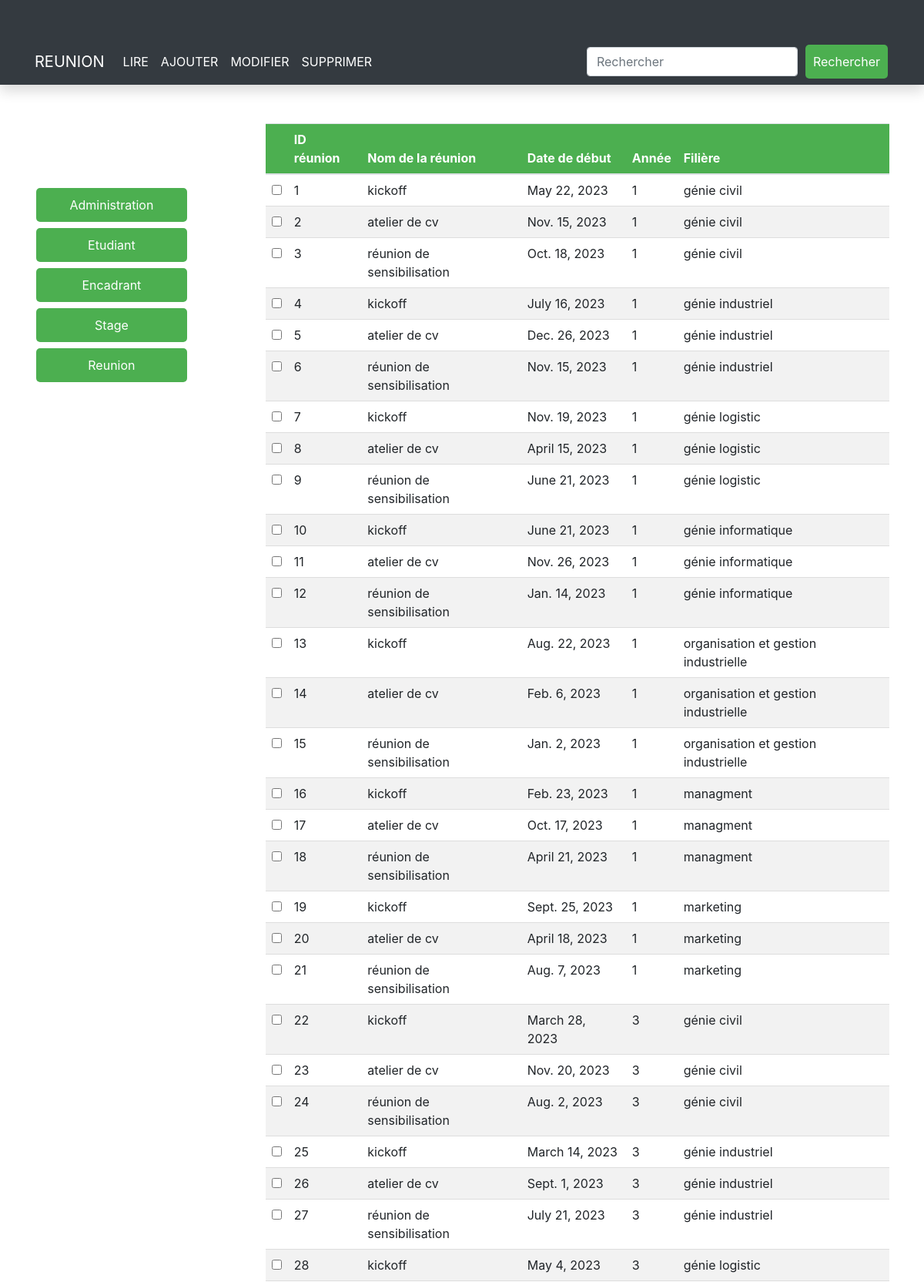
The page /reunion (upper part) on the database its author committed.
### hestage/models.py (models this page shows, shortened)
class Reunion(models.Model):
    id_reunion = models.AutoField(primary_key=True, verbose_name="id_reunion")
    nom_renuion = models.CharField(max_length=30, verbose_name="Nom de la réunion")
    date_debut = models.DateField(verbose_name="Date de début")
    annee = models.IntegerField(verbose_name="Année")
    filiere = models.CharField(max_length=100, verbose_name="Filière")
    class Meta:
        db_table = 'REUNION'
        verbose_name = "Réunion"
        verbose_name_plural = "Réunions"

### hestage/views.py (the view)
# urls.py: path('reunion',reunion, name="reunion"),
def reunion(request):
    reunions = Reunion.objects.all()
    context = {
        'reunions': reunions
    }
    return render(request, 'reunion.html', context)

### hestage/templates/reunion.html (shortened to what this page needs)
<!doctype html>
<html lang="en">
  <head>
    <link rel="stylesheet" href="https://cdn.jsdelivr.net/npm/bootstrap@4.4.1/dist/css/bootstrap.min.css">
  </head>
  <body>
    <nav class="navbar navbar-expand-lg navbar-light bg-light bg-dark shadow">
      <div class="container">
      <a class="navbar-brand text-white" href="#">REUNION</a>
      <div class="collapse navbar-collapse" id="navbarSupportedContent">
        <ul class="navbar-nav mr-auto">
          <li class="nav-item active">
            <a class="nav-link text-white" href="{% url 'reunion' %}">LIRE <span class="sr-only">(current)</span></a>
          </li>
          <li class="nav-item">
            <a class="nav-link text-white" href="#">AJOUTER</a>
          </li>
          <li class="nav-item">
            <a class="nav-link text-white" href="#">MODIFIER</a>
          </li>
          <li class="nav-item">
            <a class="nav-link text-white" href="#">SUPPRIMER</a>
          </li>
        </ul>
        <form class="form-inline my-2 my-lg-0" action="{% url 'reunion_search' %}" method="GET">
          <input class="form-control mr-sm-2" type="search" placeholder="Rechercher" aria-label="Rechercher" name="query">
          <button class="btn btn-outline-success my-2 my-sm-0" type="submit">Rechercher</button>
      </form>
      </div>
    </div>
    </nav>
    <div class="container">
      <div class="button-container">
        <a href="{% url 'administrateur' %}" class="btn">Administration</a>
              <a href="{% url 'etudiant' %}" class="btn">Etudiant</a>
              <a href="{% url 'encadrant' %}" class="btn">Encadrant</a>
              <a href="{% url 'stage' %}" class="btn">Stage</a>
              <a href="{% url 'reunion' %}" class="btn">Reunion</a>
        </div>
        <div class="table-container">
          <table class="table">
            <thead>
              <tr>
                <th></th>
                <th>ID réunion</th>
                <th>Nom de la réunion</th>
                <th>Date de début</th>
                <th>Année</th>
                <th>Filière</th>
              </tr>
            </thead>
            <tbody>
              {% for reunion in reunions %}
                <tr>
                  <td><input type="checkbox" name="reunions[]" value="{{ reunion.id_reunion }}"></td>
                  <td>{{ reunion.id_reunion }}</td>
                  <td>{{ reunion.nom_renuion}}</td>
                  <td>{{ reunion.date_debut }}</td>
                  <td>{{ reunion.annee }}</td>
                  <td>{{ reunion.filiere }}</td>
                </tr>
              {% endfor %}
            </tbody>
          </table>
            </div>
      </div>
  </body>
</html>

### hestage/templates/reunion.html (style rules this page uses)
.container { display: flex; flex-direction: row; margin-top: 50px; }
.button-container { display: flex; flex-direction: column; margin-left: 0px; margin-top: 80px; margin-right: 80px; width: 200px; }
body { margin-left: 0px; padding-left: 0px; }
.btn { background-color: #4CAF50; border: none; color: white; padding: 10px; text-align: center; text-decoration: none; display: inline-block; font-size: 16px; margin: 4px 2px; cursor: pointer; border-radius: 5px; }
.table-container { flex-grow: 1; margin-left: 20px; }
.table { width: 100%; border-collapse: collapse; }
.table th, .table td { padding: 8px; text-align: left; border-bottom: 1px solid #ddd; }
.table th { background-color: #4CAF50; color: white; }
.table tr:nth-child(even) { background-color: #f2f2f2; }

### rows shown on the page
Reunion: id_reunion "1", nom_renuion "kickoff", date_debut "May 22, 2023", annee "1", filiere "génie civil"
Reunion: id_reunion "2", nom_renuion "atelier de cv", date_debut "Nov. 15, 2023", annee "1", filiere "génie civil"
Reunion: id_reunion "3", nom_renuion "réunion de sensibilisation", date_debut "Oct. 18, 2023", annee "1", filiere "génie civil"
Reunion: id_reunion "4", nom_renuion "kickoff", date_debut "July 16, 2023", annee "1", filiere "génie industriel"
Reunion: id_reunion "5", nom_renuion "atelier de cv", date_debut "Dec. 26, 2023", annee "1", filiere "génie industriel"
Reunion: id_reunion "6", nom_renuion "réunion de sensibilisation", date_debut "Nov. 15, 2023", annee "1", filiere "génie industriel"
Reunion: id_reunion "7", nom_renuion "kickoff", date_debut "Nov. 19, 2023", annee "1", filiere "génie logistic"
Reunion: id_reunion "8", nom_renuion "atelier de cv", date_debut "April 15, 2023", annee "1", filiere "génie logistic"
Reunion: id_reunion "9", nom_renuion "réunion de sensibilisation", date_debut "June 21, 2023", annee "1", filiere "génie logistic"
Reunion: id_reunion "10", nom_renuion "kickoff", date_debut "June 21, 2023", annee "1", filiere "génie informatique"
Reunion: id_reunion "11", nom_renuion "atelier de cv", date_debut "Nov. 26, 2023", annee "1", filiere "génie informatique"
Reunion: id_reunion "12", nom_renuion "réunion de sensibilisation", date_debut "Jan. 14, 2023", annee "1", filiere "génie informatique"
Reunion: id_reunion "13", nom_renuion "kickoff", date_debut "Aug. 22, 2023", annee "1", filiere "organisation et gestion industrielle"
Reunion: id_reunion "14", nom_renuion "atelier de cv", date_debut "Feb. 6, 2023", annee "1", filiere "organisation et gestion industrielle"
Reunion: id_reunion "15", nom_renuion "réunion de sensibilisation", date_debut "Jan. 2, 2023", annee "1", filiere "organisation et gestion industrielle"
Reunion: id_reunion "16", nom_renuion "kickoff", date_debut "Feb. 23, 2023", annee "1", filiere "managment"
Reunion: id_reunion "17", nom_renuion "atelier de cv", date_debut "Oct. 17, 2023", annee "1", filiere "managment"
Reunion: id_reunion "18", nom_renuion "réunion de sensibilisation", date_debut "April 21, 2023", annee "1", filiere "managment"
Reunion: id_reunion "19", nom_renuion "kickoff", date_debut "Sept. 25, 2023", annee "1", filiere "marketing"
Reunion: id_reunion "20", nom_renuion "atelier de cv", date_debut "April 18, 2023", annee "1", filiere "marketing"
Reunion: id_reunion "21", nom_renuion "réunion de sensibilisation", date_debut "Aug. 7, 2023", annee "1", filiere "marketing"
Reunion: id_reunion "22", nom_renuion "kickoff", date_debut "March 28, 2023", annee "3", filiere "génie civil"
Reunion: id_reunion "23", nom_renuion "atelier de cv", date_debut "Nov. 20, 2023", annee "3", filiere "génie civil"
Reunion: id_reunion "24", nom_renuion "réunion de sensibilisation", date_debut "Aug. 2, 2023", annee "3", filiere "génie civil"
Reunion: id_reunion "25", nom_renuion "kickoff", date_debut "March 14, 2023", annee "3", filiere "génie industriel"
Reunion: id_reunion "26", nom_renuion "atelier de cv", date_debut "Sept. 1, 2023", annee "3", filiere "génie industriel"
Reunion: id_reunion "27", nom_renuion "réunion de sensibilisation", date_debut "July 21, 2023", annee "3", filiere "génie industriel"
Reunion: id_reunion "28", nom_renuion "kickoff", date_debut "May 4, 2023", annee "3", filiere "génie logistic"
